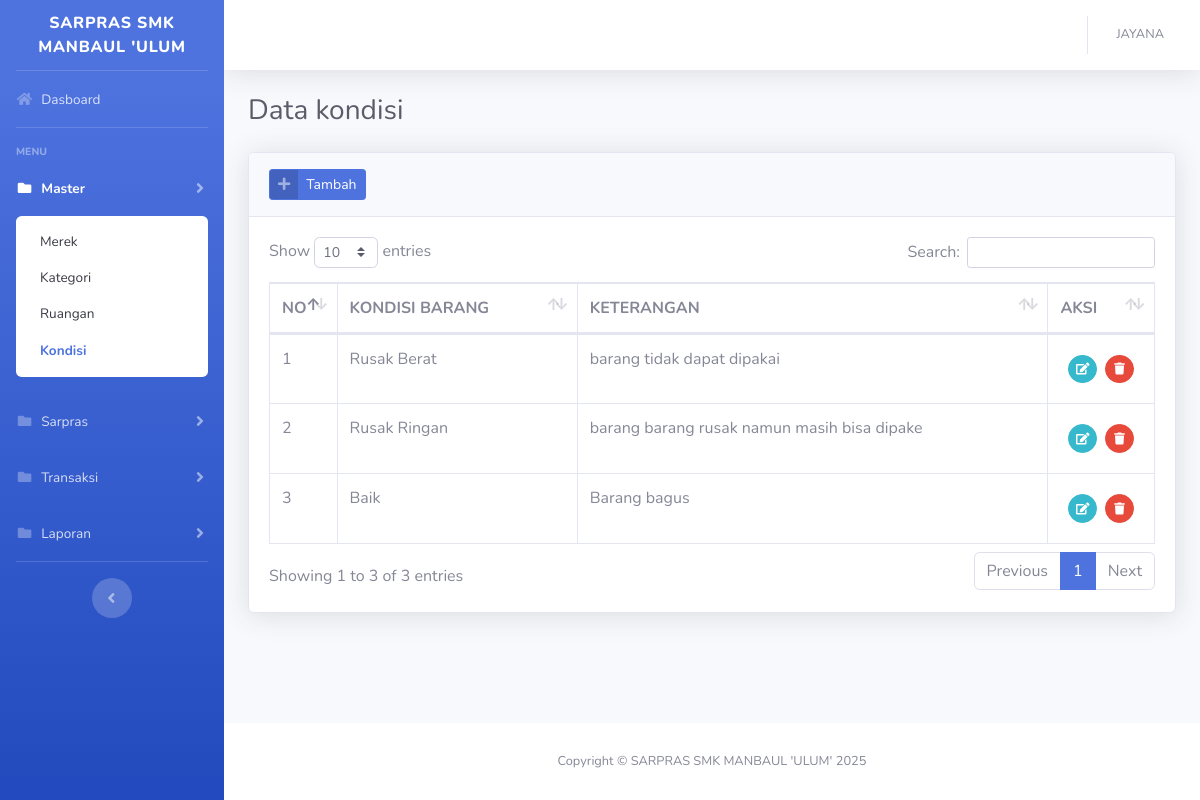
Page /?kondisi (signed in) on the committed database.
### tables this page shows
CREATE TABLE `tb_kondisi` (
  `id_kondisi` int(11) NOT NULL,
  `nama_kondisi` varchar(255) NOT NULL,
  `keterangan` varchar(255) NOT NULL
);

### config/function.php (called while the page is built, shortened)
<?php
function encrypt($str) {
return base64_encode($str);
}
function base_url(){
    $base_url= ((isset($_SERVER['HTTPS']) && $_SERVER['HTTPS'] == "on") ? "https" : "http");
    $base_url.= "://".$_SERVER['HTTP_HOST'];
    $base_url.= str_replace(basename($_SERVER['SCRIPT_NAME']),"",$_SERVER['SCRIPT_NAME']);
    return $base_url;
}
?>

### views/master/kondisi.php (the view, shortened to what this page needs)
<div class="container-fluid">
    <div class="d-sm-flex align-items-center justify-content-between mb-4">
        <h1 class="h3 mb-0 text-gray-800">Data kondisi</h1>
    </div>
    <div class="card shadow mb-4">
        <div class="card-header py-3">
            <a href="#" class="btn btn-primary btn-icon-split btn-sm" data-toggle="modal" data-target="#kondisiModal"
                onclick="submit('add')">
                <span class="icon text-white-50">
                    <i class="fas fa-plus"></i>
                </span>
                <span class="text">Tambah</span>
            </a>
        </div>
        <div class="card-body">
            <div class="table-responsive">
                <table class="table table-bordered table-hover" id="dataTable" width="100%" cellspacing="0">
                    <thead>
                        <tr>
                            <th width="20">NO</th>
                            <th>KONDISI BARANG</th>
                            <th>KETERANGAN</th>
                            <th width="50">AKSI</th>
                        </tr>
                    </thead>
                    <tbody>
                        <?php
                        $n=1;
                        $query = mysqli_query($con,"SELECT * FROM tb_kondisi ORDER BY id_kondisi DESC")or die(mysqli_error($con));
                        while($row = mysqli_fetch_array($query)):
                        ?>
                        <tr>
                            <td><?= $n++; ?></td>
                            <td><?= $row['nama_kondisi']; ?></td>
                            <td><?= $row['keterangan']; ?></td>
                            <td>
                            <div class="d-inline-flex p-2">
                                <a href="#kondisiModal" data-toggle="modal" onclick="submit(<?=$row['id_kondisi'];?>)"
                                    class="btn btn-sm btn-circle btn-info mr-2"><i class="fas fa-edit"></i></a>
                                <a href="<?=base_url();?>/process/process_kondisi.php?act=<?=encrypt('delete');?>&id=<?=encrypt($row['id_kondisi']);?>"
                                    class="btn btn-sm btn-circle btn-danger btn-hapus"><i class="fas fa-trash"></i></a>
                            </div>
                            </td>
                        </tr>
                        <?php endwhile; ?>
                    </tbody>
                </table>
            </div>
        </div>
    </div>
</div>

### rows in the picture
tb_kondisi: nama_kondisi "Rusak Berat", keterangan "barang tidak dapat dipakai"
tb_kondisi: nama_kondisi "Rusak Ringan", keterangan "barang barang rusak namun masih bisa dipake"
tb_kondisi: nama_kondisi "Baik", keterangan "Barang bagus"

### other values in the picture
$_SESSION['username'] "JAYANA"
